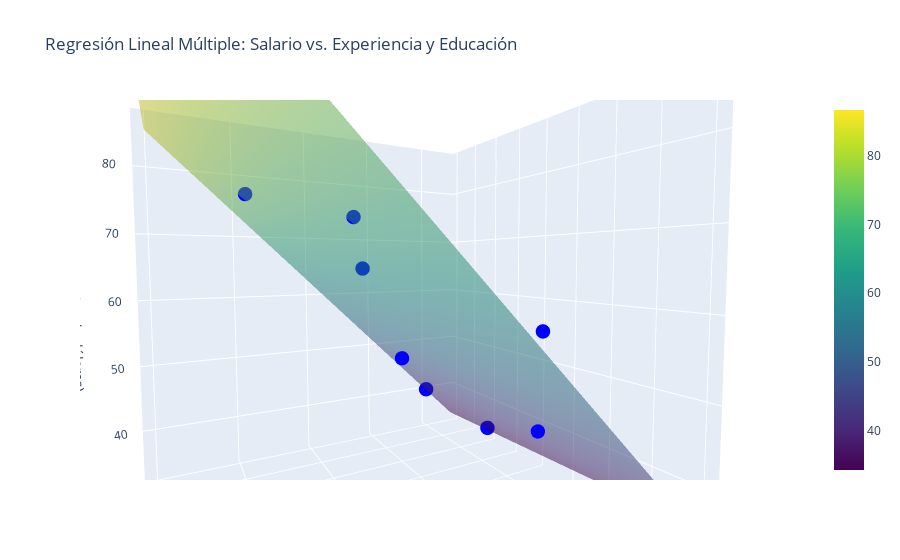

Source (notebook cell):
### Code cell
# Crear una malla para las variables independientes
experience_range = np.linspace(X[:,1].min(), X[:,1].max(), 10)
education_range = np.linspace(X[:,2].min(), X[:,2].max(), 10)
experience_grid, education_grid = np.meshgrid(experience_range, education_range)
ones = np.ones(experience_grid.shape)
X_grid = np.stack([ones, experience_grid, education_grid], axis=2)
y_pred_grid = np.sum(X_grid * beta_hat, axis=2)

# Crear figura
fig = go.Figure()

# Añadir puntos de datos
fig.add_trace(go.Scatter3d(
    x=X[:,1],  # Años de experiencia
    y=X[:,2],  # Nivel de educación
    z=y,       # Salario
    mode='markers',
    marker=dict(size=5, color='blue'),
    name='Datos Observados'
))

# Añadir superficie del modelo
fig.add_trace(go.Surface(
    x=experience_range,
    y=education_range,
    z=y_pred_grid,
    opacity=0.5,
    colorscale='Viridis',
    name='Plano de Regresión'
))

# Configurar ejes
fig.update_layout(
    title='Regresión Lineal Múltiple: Salario vs. Experiencia y Educación',
    scene=dict(
        xaxis_title='Años de Experiencia',
        yaxis_title='Nivel de Educación',
        zaxis_title='Salario (en miles de dólares)'
    )
)

fig.show()

### Figure 1 — Plotly figure (JSON) as saved in the notebook; plotly's stock layout.template omitted (floating-point values rounded to 4 significant figures)
{"data": [{"marker": {"color": "blue", "size": 5}, "mode": "markers", "name": "Datos Observados", "type": "scatter3d", "x": [1, 2, 3, 4, 5, 6, 7, 8, 9, 10], "y": [2, 1, 4, 2, 5, 3, 4, 2, 5, 3], "z": [35, 40, 45, 50, 60, 65, 70, 75, 80, 85]}, {"colorscale": [[0, "#440154"], [0.1111, "#482878"], [0.2222, "#3e4989"], [0.3333, "#31688e"], [0.4444, "#26828e"], [0.5556, "#1f9e89"], [0.6667, "#35b779"], [0.7778, "#6ece58"], [0.8889, "#b5de2b"], [1, "#fde725"]], "name": "Plano de Regresión", "opacity": 0.5, "type": "surface", "x": [1, 2, 3, 4, 5, 6, 7, 8, 9, 10], "y": [1, 1.444, 1.889, 2.333, 2.778, 3.222, 3.667, 4.111, 4.556, 5], "z": [[34.21, 39.86, 45.51, 51.16, 56.81, 62.47, 68.12, 73.77, 79.42, 85.07], [34.4, 40.05, 45.7, 51.35, 57.0, 62.65, 68.3, 73.95, 79.6, 85.25], [34.58, 40.23, 45.88, 51.53, 57.18, 62.83, 68.48, 74.13, 79.78, 85.43], [34.76, 40.41, 46.06, 51.71, 57.36, 63.01, 68.66, 74.31, 79.96, 85.61], [34.94, 40.59, 46.24, 51.89, 57.54, 63.19, 68.84, 74.49, 80.14, 85.79], [35.12, 40.77, 46.42, 52.07, 57.72, 63.38, 69.03, 74.68, 80.33, 85.98], [35.31, 40.96, 46.61, 52.26, 57.91, 63.56, 69.21, 74.86, 80.51, 86.16], [35.49, 41.14, 46.79, 52.44, 58.09, 63.74, 69.39, 75.04, 80.69, 86.34], [35.67, 41.32, 46.97, 52.62, 58.27, 63.92, 69.57, 75.22, 80.87, 86.52], [35.85, 41.5, 47.15, 52.8, 58.45, 64.1, 69.75, 75.4, 81.05, 86.7]]}], "layout": {"autosize": true, "dragmode": "zoom", "scene": {"aspectmode": "auto", "aspectratio": {"x": 1, "y": 1, "z": 1}, "camera": {"center": {"x": -0.1139, "y": 0.08201, "z": 0.03185}, "eye": {"x": 0.4249, "y": 0.98, "z": 0.09463}, "projection": {"type": "perspective"}, "up": {"x": 0, "y": 0, "z": 1}}, "dragmode": "turntable", "xaxis": {"title": {"text": "Años de Experiencia"}, "type": "linear"}, "yaxis": {"title": {"text": "Nivel de Educación"}, "type": "linear"}, "zaxis": {"title": {"text": "Salario (en miles de dólares)"}, "type": "linear"}}, "title": {"text": "Regresión Lineal Múltiple: Salario vs. Experiencia y Educación"}}}
